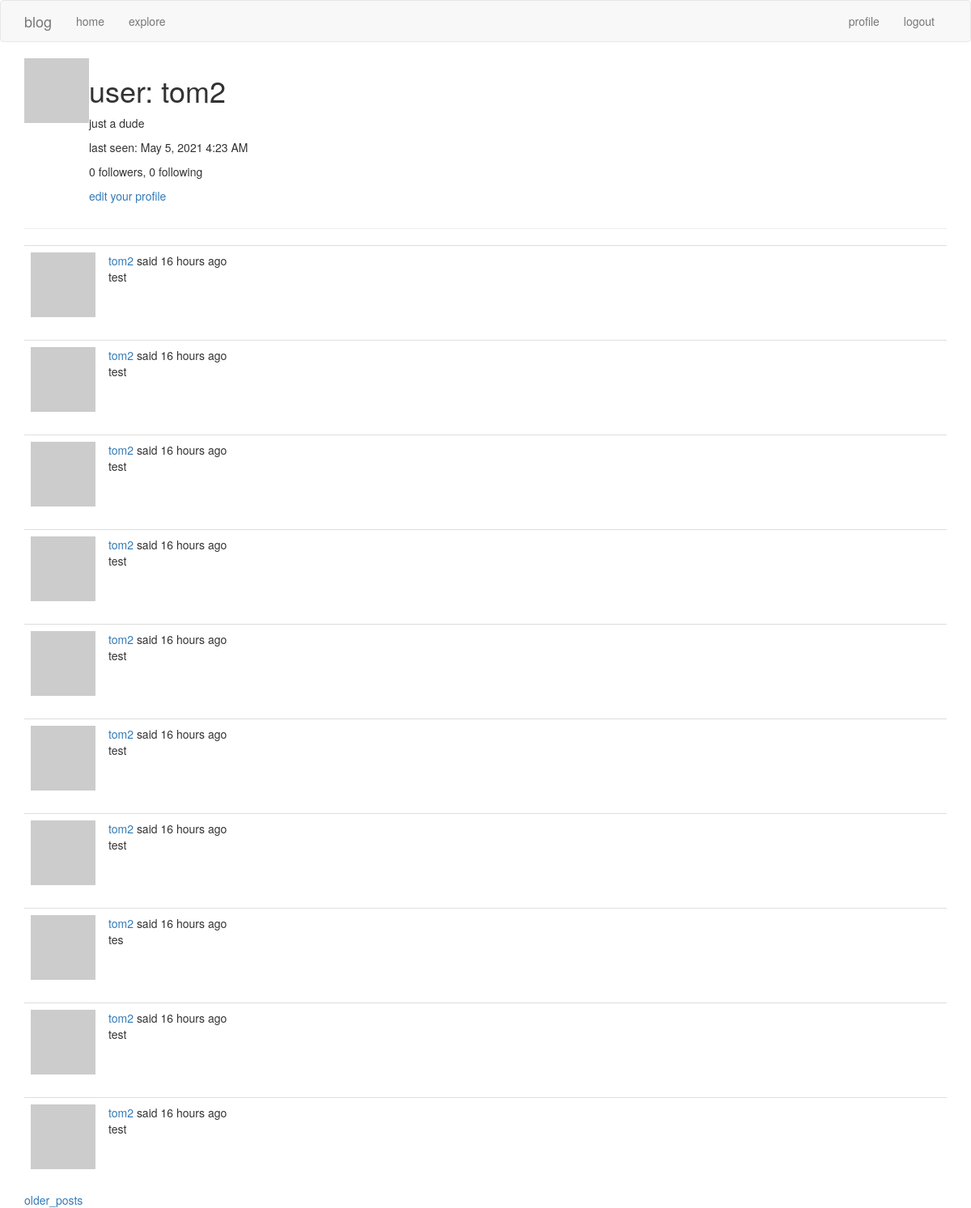
Screenshot of /user/tom2 (signed in) with the database file from the repository.
### app/models.py (models this page shows, shortened)
class User(UserMixin, db.Model):
    id       = db.Column(db.Integer, primary_key = True)
    username = db.Column(db.String(64),  index = True, unique = True)
    email    = db.Column(db.String(128), index = True, unique = True)
    about_me = db.Column(db.String(128))
    last_seen = db.Column(db.DateTime, default = datetime.utcnow)
    password_hash = db.Column(db.String(128))
    posts = db.relationship('Post', backref = 'author', lazy = 'dynamic')
    followed = db.relationship(
        'User', secondary = followers,
        primaryjoin = (followers.c.follower_id == id),
        secondaryjoin = (followers.c.followed_id == id),
        backref = db.backref('followers', lazy = 'dynamic'), lazy = 'dynamic')
    def avatar(self, size):
        digest = md5(self.email.lower().encode('utf-8')).hexdigest()
        return 'https://www.gravatar.com/avatar/{}?d=identicon&s={}'.format(digest, size)

class Post(db.Model):
    id   = db.Column(db.Integer, primary_key = True)
    body = db.Column(db.String(128))
    timestamp = db.Column(db.DateTime, index = True, default = datetime.utcnow)
    user_id = db.Column(db.Integer, db.ForeignKey('user.id'))

### app/routes.py (the view)
@app.route('/user/<username>')
@login_required
def user(username):
    user = User.query.filter_by(username = username).first_or_404()
    page = request.args.get('page', 1, type = int)
    posts = user.posts.order_by(Post.timestamp.desc()).paginate(page, app.config['POSTS_PER_PAGE'], False)
    next_url = url_for('user', username = user.username, page = posts.next_num) if posts.has_next else None
    prev_url = url_for('user', username = user.username, page = posts.prev_num) if posts.has_prev else None
    form = EmptyForm()
    return render_template('user.html', user = user, form = form, posts = posts.items, next_url = next_url, prev_url = prev_url)

### app/models.py (called while the page is built)
@login.user_loader
def load_user(id):
    return User.query.get(int(id))

### app/routes.py (called while the page is built)
@app.before_request
def before_request():
    if current_user.is_authenticated:
        current_user.last_seen = datetime.utcnow()
        db.session.commit()
    g.locale = str(get_locale())

### app/templates/user.html (shortened to what this page needs)
{% extends 'base.html' %}
{% block app_content %}
    <table>
        <tr valign = 'top'>
            <td><img src = "{{ user.avatar(128) }}"></td>
            <td>
                <h1> {{ _('user') }}: {{ user.username }} </h1>
                {% if user.about_me %}
                <p> {{ user.about_me }} </p>
                {% endif %}
                {% if user.last_seen %}
                <p> {{ _('last seen') }}: {{ moment(user.last_seen).format('LLL') }} </p>
                {% endif %}
                <p>{{ _('%(count)d followers', count = user.followers.count()) }}, {{ _('%(count)d following', count = user.followed.count()) }}</p>
                {% if user == current_user %}
                <p><a href = "{{ url_for('edit_profile') }}"> {{ _('edit your profile') }} </a></p>
                {% endif %}
            </td>
        </tr>
    </table>
    <hr>
    {% for post in posts %}
        {% include '_post.html' %}
    {% endfor %}
    {% if next_url %}
    <a href = "{{ next_url }}"> {{_('older_posts')}} </a>
    {% endif %}
{% endblock %}

### app/templates/_post.html (shortened to what this page needs)
    <table class = "table table-hover">
        <tr>
            <td width = "70px">
                <a href = "{{ url_for('user', username = post.author.username) }}">
                    <img src = "{{ post.author.avatar(70) }}" />
                </a>
            </td>
            <td>
                {{ _('%(username)s said %(when)s',
                    username = user_link,
                    when = moment(post.timestamp).fromNow()) }}
                <br>
                {{ post.body }}
            </td>
        </tr>
    </table>

### rows the page displays
User: username "tom2", about_me "just a dude", last_seen "May 5, 2021 4:23 AM"
Post: body "test"
Post: body "test"
Post: body "test"
Post: body "test"
Post: body "test"
Post: body "test"
Post: body "test"
Post: body "tes"
Post: body "test"
Post: body "test"
